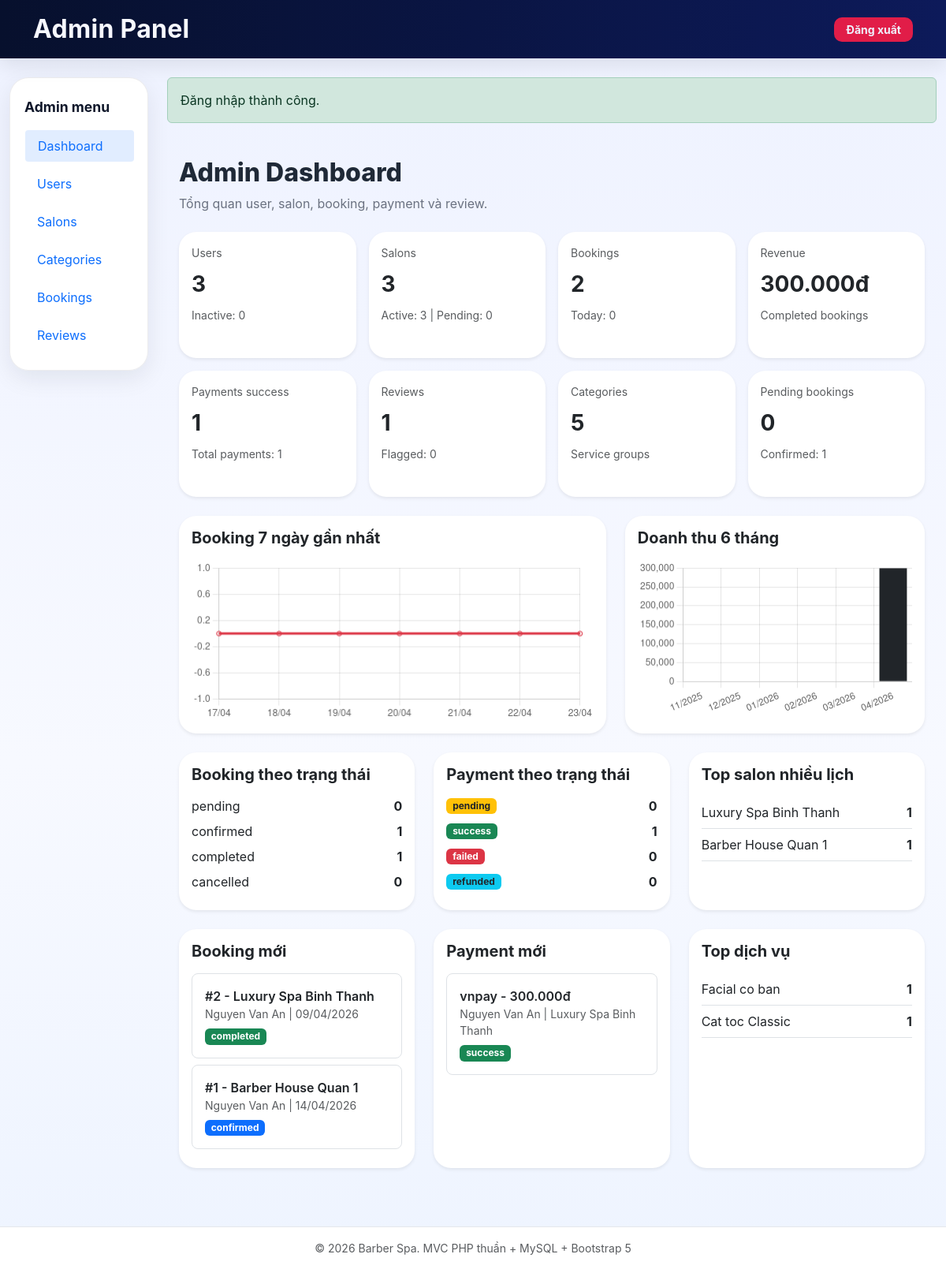
The page /admin/dashboard (signed in) on the database its author committed.
### tables this page shows
CREATE TABLE reviews (
    id INT UNSIGNED AUTO_INCREMENT PRIMARY KEY,
    booking_id INT UNSIGNED NOT NULL,
    user_id INT UNSIGNED NOT NULL,
    salon_id INT UNSIGNED NOT NULL,
    staff_id INT UNSIGNED NOT NULL,
    rating TINYINT NOT NULL,
    content TEXT NOT NULL,
    images LONGTEXT NULL,
    status ENUM('published', 'flagged', 'removed') NOT NULL DEFAULT 'published',
    owner_reply TEXT NULL,
    owner_replied_at DATETIME NULL,
    report_count INT NOT NULL DEFAULT 0,
    created_at TIMESTAMP NULL DEFAULT CURRENT_TIMESTAMP,
    updated_at TIMESTAMP NULL DEFAULT CURRENT_TIMESTAMP ON UPDATE CURRENT_TIMESTAMP,

    CONSTRAINT fk_reviews_booking
        FOREIGN KEY (booking_id) REFERENCES bookings(id)
        ON DELETE CASCADE,

    CONSTRAINT fk_reviews_user
        FOREIGN KEY (user_id) REFERENCES users(id)
        ON DELETE CASCADE,

    CONSTRAINT fk_reviews_salon
        FOREIGN KEY (salon_id) REFERENCES salons(id)
        ON DELETE CASCADE,

    CONSTRAINT fk_reviews_staff
        FOREIGN KEY (staff_id) REFERENCES staff(id)
        ON DELETE CASCADE,

    UNIQUE KEY uq_reviews_booking (booking_id),
    INDEX idx_reviews_user (user_id),
    INDEX idx_reviews_salon (salon_id),
    INDEX idx_reviews_staff (staff_id),
    INDEX idx_reviews_status (status),
    INDEX idx_reviews_rating (rating),
    INDEX idx_reviews_report_count (report_count)
);

CREATE TABLE salons (
    id INT UNSIGNED AUTO_INCREMENT PRIMARY KEY,
    owner_id INT UNSIGNED NOT NULL,
    name VARCHAR(200) NOT NULL,
    address VARCHAR(255) NOT NULL,
    district VARCHAR(100) NOT NULL,
    city VARCHAR(100) NOT NULL,
    phone VARCHAR(20) NOT NULL,
    description TEXT NULL,
    search_keywords TEXT NULL,
    open_time TIME NOT NULL DEFAULT '08:00:00',
    close_time TIME NOT NULL DEFAULT '20:00:00',
    working_days VARCHAR(100) NOT NULL DEFAULT '1,2,3,4,5,6',
    avg_rating DECIMAL(3,2) NOT NULL DEFAULT 0.00,
    total_reviews INT NOT NULL DEFAULT 0,
    total_bookings INT NOT NULL DEFAULT 0,
    status ENUM('pending', 'active', 'hidden', 'rejected', 'deleted') NOT NULL DEFAULT 'pending',
    reject_reason TEXT NULL,
    latitude DECIMAL(10,7) NULL,
    longitude DECIMAL(10,7) NULL,
    created_at TIMESTAMP NULL DEFAULT CURRENT_TIMESTAMP,
    updated_at TIMESTAMP NULL DEFAULT CURRENT_TIMESTAMP ON UPDATE CURRENT_TIMESTAMP,

    CONSTRAINT fk_salons_owner
        FOREIGN KEY (owner_id) REFERENCES users(id)
        ON DELETE CASCADE,

    INDEX idx_salons_owner (owner_id),
    INDEX idx_salons_status (status),
    INDEX idx_salons_city (city),
    INDEX idx_salons_district (district),
    INDEX idx_salons_rating (avg_rating),
    INDEX idx_salons_bookings (total_bookings),
    FULLTEXT KEY ft_salons_search (name, description, search_keywords)
);

CREATE TABLE bookings (
    id INT UNSIGNED AUTO_INCREMENT PRIMARY KEY,
    user_id INT UNSIGNED NOT NULL,
    salon_id INT UNSIGNED NOT NULL,
    staff_id INT UNSIGNED NOT NULL,
    services LONGTEXT NOT NULL,
    booking_date DATE NOT NULL,
    start_time TIME NOT NULL,
    end_time TIME NOT NULL,
    total_price DECIMAL(12,2) NOT NULL DEFAULT 0.00,
    status ENUM('pending', 'confirmed', 'completed', 'cancelled') NOT NULL DEFAULT 'pending',
    payment_method ENUM('online', 'at_counter') NOT NULL DEFAULT 'at_counter',
    payment_status ENUM('paid', 'unpaid') NOT NULL DEFAULT 'unpaid',
    notes TEXT NULL,
    cancel_reason TEXT NULL,
    slot_held_until DATETIME NULL,
    created_at TIMESTAMP NULL DEFAULT CURRENT_TIMESTAMP,
    updated_at TIMESTAMP NULL DEFAULT CURRENT_TIMESTAMP ON UPDATE CURRENT_TIMESTAMP,

    CONSTRAINT fk_bookings_user
        FOREIGN KEY (user_id) REFERENCES users(id)
        ON DELETE CASCADE,

    CONSTRAINT fk_bookings_salon
        FOREIGN KEY (salon_id) REFERENCES salons(id)
        ON DELETE CASCADE,

    CONSTRAINT fk_bookings_staff
        FOREIGN KEY (staff_id) REFERENCES staff(id)
        ON DELETE CASCADE,

    INDEX idx_bookings_user (user_id),
    INDEX idx_bookings_salon (salon_id),
    INDEX idx_bookings_staff (staff_id),
    INDEX idx_bookings_date (booking_date),
    INDEX idx_bookings_status (status),
    INDEX idx_bookings_payment_status (payment_status),
    INDEX idx_bookings_slot (staff_id, booking_date, start_time, end_time)
);

CREATE TABLE users (
    id INT UNSIGNED AUTO_INCREMENT PRIMARY KEY,
    name VARCHAR(150) NOT NULL,
    email VARCHAR(150) NOT NULL UNIQUE,
    password VARCHAR(255) NOT NULL,
    role ENUM('admin', 'owner', 'customer') NOT NULL DEFAULT 'customer',
    is_active TINYINT(1) NOT NULL DEFAULT 1,
    ban_reason TEXT NULL,
    login_attempts INT NOT NULL DEFAULT 0,
    locked_until DATETIME NULL,
    last_login_at DATETIME NULL,
    login_ip VARCHAR(45) NULL,
    email_verified_at DATETIME NULL,
    email_token VARCHAR(255) NULL,
    reset_token VARCHAR(255) NULL,
    reset_token_expires DATETIME NULL,
    phone VARCHAR(20) NULL,
    address VARCHAR(255) NULL,
    city VARCHAR(100) NULL,
    district VARCHAR(100) NULL,
    avatar VARCHAR(255) NULL,
    remember_token VARCHAR(255) NULL,
    created_at TIMESTAMP NULL DEFAULT CURRENT_TIMESTAMP,
    updated_at TIMESTAMP NULL DEFAULT CURRENT_TIMESTAMP ON UPDATE CURRENT_TIMESTAMP,

    INDEX idx_users_role (role),
    INDEX idx_users_active (is_active),
    INDEX idx_users_locked_until (locked_until),
    INDEX idx_users_email_token (email_token),
    INDEX idx_users_reset_token (reset_token)
);

CREATE TABLE payments (
    id INT UNSIGNED AUTO_INCREMENT PRIMARY KEY,
    booking_id INT UNSIGNED NOT NULL,
    user_id INT UNSIGNED NOT NULL,
    gateway ENUM('vnpay', 'cash') NOT NULL,
    transaction_id VARCHAR(255) NOT NULL,
    amount DECIMAL(12,2) NOT NULL,
    currency VARCHAR(10) NOT NULL DEFAULT 'VND',
    status ENUM('pending', 'success', 'failed', 'refunded') NOT NULL DEFAULT 'pending',
    gateway_response LONGTEXT NULL,
    paid_at DATETIME NULL,
    created_at TIMESTAMP NULL DEFAULT CURRENT_TIMESTAMP,

    CONSTRAINT fk_payments_booking
        FOREIGN KEY (booking_id) REFERENCES bookings(id)
        ON DELETE CASCADE,

    CONSTRAINT fk_payments_user
        FOREIGN KEY (user_id) REFERENCES users(id)
        ON DELETE CASCADE,

    UNIQUE KEY uq_payments_transaction_id (transaction_id),
    INDEX idx_payments_booking (booking_id),
    INDEX idx_payments_user (user_id),
    INDEX idx_payments_gateway (gateway),
    INDEX idx_payments_status (status)
);

### views/admin/dashboard/index.php (the view, shortened to what the rows shown need)
<?php
function adminDashBookingStatusBadgeClass(string $status): string
{
    return match ($status) {
        'pending' => 'bg-warning text-dark',
        'confirmed' => 'bg-primary',
        'completed' => 'bg-success',
        'cancelled' => 'bg-danger',
        default => 'bg-secondary',
    };
}
function adminDashPaymentStatusBadgeClass(string $status): string
{
    return match ($status) {
        'success' => 'bg-success',
        'pending' => 'bg-warning text-dark',
        'failed' => 'bg-danger',
        'refunded' => 'bg-info text-dark',
        default => 'bg-secondary',
    };
}
?>
<div class="admin-page admin-dashboard container-fluid">
    <div class="admin-page-header mb-4">
        <div>
            <h2 class="page-section-title">Admin Dashboard</h2>
            <div class="page-section-subtitle">Tổng quan user, salon, booking, payment và review.</div>
        </div>
    </div>
    <div class="row g-3 mb-4">
        <?php
        $cards = [
            ['label' => 'Users', 'value' => $totalUsers, 'meta' => 'Inactive: ' . $inactiveUsers],
            ['label' => 'Salons', 'value' => $totalSalons, 'meta' => 'Active: ' . $activeSalons . ' | Pending: ' . $pendingSalons],
            ['label' => 'Bookings', 'value' => $totalBookings, 'meta' => 'Today: ' . $todayBookings],
            ['label' => 'Revenue', 'value' => formatMoney((float) $totalRevenue), 'meta' => 'Completed bookings'],
            ['label' => 'Payments success', 'value' => $successfulPayments, 'meta' => 'Total payments: ' . $totalPayments],
            ['label' => 'Reviews', 'value' => $totalReviews, 'meta' => 'Flagged: ' . $flaggedReviews],
            ['label' => 'Categories', 'value' => $totalCategories, 'meta' => 'Service groups'],
            ['label' => 'Pending bookings', 'value' => $pendingBookings, 'meta' => 'Confirmed: ' . $confirmedBookings],
        ];
        ?>
        <?php foreach ($cards as $card): ?>
            <div class="col-md-6 col-xl-3">
                <div class="card h-100 shadow-sm border-0">
                    <div class="card-body">
                        <div class="text-muted small mb-2"><?= e($card['label']) ?></div>
                        <div class="fs-3 fw-bold"><?= e((string) $card['value']) ?></div>
                        <div class="small text-muted mt-2"><?= e($card['meta']) ?></div>
                    </div>
                </div>
            </div>
        <?php endforeach; ?>
    </div>
    <div class="row g-4 mb-4">
        <div class="col-xl-7">
            <div class="card h-100 shadow-sm border-0">
                <div class="card-body">
                    <h5 class="fw-bold mb-3">Booking 7 ngày gần nhất</h5>
                    <canvas id="bookingChart" height="120"></canvas>
                </div>
            </div>
        </div>
        <div class="col-xl-5">
            <div class="card h-100 shadow-sm border-0">
                <div class="card-body">
                    <h5 class="fw-bold mb-3">Doanh thu 6 tháng</h5>
                    <canvas id="revenueChart" height="170"></canvas>
                </div>
            </div>
        </div>
    </div>
    <div class="row g-4 mb-4">
        <div class="col-lg-4">
            <div class="card h-100 shadow-sm border-0">
                <div class="card-body">
                    <h5 class="fw-bold mb-3">Booking theo trạng thái</h5>
                    <div class="d-flex flex-column gap-2">
                        <div class="d-flex justify-content-between"><span>pending</span><strong><?= e((string) $pendingBookings) ?></strong></div>
                        <div class="d-flex justify-content-between"><span>confirmed</span><strong><?= e((string) $confirmedBookings) ?></strong></div>
                        <div class="d-flex justify-content-between"><span>completed</span><strong><?= e((string) $completedBookings) ?></strong></div>
                        <div class="d-flex justify-content-between"><span>cancelled</span><strong><?= e((string) $cancelledBookings) ?></strong></div>
                    </div>
                </div>
            </div>
        </div>
        <div class="col-lg-4">
            <div class="card h-100 shadow-sm border-0">
                <div class="card-body">
                    <h5 class="fw-bold mb-3">Payment theo trạng thái</h5>
                    <?php foreach ($paymentStatusCounts as $status => $count): ?>
                        <div class="d-flex justify-content-between align-items-center mb-2">
                            <span class="badge <?= adminDashPaymentStatusBadgeClass((string) $status) ?>"><?= e((string) $status) ?></span>
                            <strong><?= e((string) $count) ?></strong>
                        </div>
                    <?php endforeach; ?>
                </div>
            </div>
        </div>
        <div class="col-lg-4">
            <div class="card h-100 shadow-sm border-0">
                <div class="card-body">
                    <h5 class="fw-bold mb-3">Top salon nhiều lịch</h5>
                    <?php if (empty($topSalons)): ?>
                        <div class="text-muted">Chưa có dữ liệu.</div>
                    <?php else: ?>
                        <?php foreach ($topSalons as $salon): ?>
                            <div class="d-flex justify-content-between border-bottom py-2">
                                <span><?= e($salon['name']) ?></span>
                                <strong><?= e((string) $salon['total_bookings']) ?></strong>
                            </div>
                        <?php endforeach; ?>
                    <?php endif; ?>
                </div>
            </div>
        </div>
    </div>
    <div class="row g-4">
        <div class="col-xl-4">
            <div class="card h-100 shadow-sm border-0">
                <div class="card-body">
                    <h5 class="fw-bold mb-3">Booking mới</h5>
                    <?php foreach ($recentBookings as $booking): ?>
                        <div class="border rounded-3 p-3 mb-2">
                            <div class="fw-semibold">#<?= e((string) $booking['id']) ?> - <?= e($booking['salon_name']) ?></div>
                            <div class="small text-muted"><?= e($booking['customer_name']) ?> | <?= e(formatDate($booking['booking_date'])) ?></div>
                            <span class="badge <?= adminDashBookingStatusBadgeClass((string) $booking['status']) ?> mt-2"><?= e($booking['status']) ?></span>
                        </div>
                    <?php endforeach; ?>
                </div>
            </div>
        </div>
        <div class="col-xl-4">
            <div class="card h-100 shadow-sm border-0">
                <div class="card-body">
                    <h5 class="fw-bold mb-3">Payment mới</h5>
                    <?php foreach ($recentPayments as $payment): ?>
                        <div class="border rounded-3 p-3 mb-2">
                            <div class="fw-semibold"><?= e($payment['gateway']) ?> - <?= e(formatMoney((float) $payment['amount'])) ?></div>
                            <div class="small text-muted"><?= e((string) ($payment['customer_name'] ?? '')) ?> | <?= e((string) ($payment['salon_name'] ?? '')) ?></div>
                            <span class="badge <?= adminDashPaymentStatusBadgeClass((string) $payment['status']) ?> mt-2"><?= e($payment['status']) ?></span>
                        </div>
                    <?php endforeach; ?>
                </div>
            </div>
        </div>
        <div class="col-xl-4">
            <div class="card h-100 shadow-sm border-0">
                <div class="card-body">
                    <h5 class="fw-bold mb-3">Top dịch vụ</h5>
                    <?php if (empty($topServices)): ?>
                        <div class="text-muted">Chưa có dữ liệu.</div>
                    <?php else: ?>
                        <?php foreach ($topServices as $service): ?>
                            <div class="d-flex justify-content-between border-bottom py-2">
                                <span><?= e($service['name']) ?></span>
                                <strong><?= e((string) $service['total']) ?></strong>
                            </div>
                        <?php endforeach; ?>
                    <?php endif; ?>
                </div>
            </div>
        </div>
    </div>
</div>
<script>
const bookingChartData = <?= json_encode($bookingChart, JSON_UNESCAPED_UNICODE) ?>;
const revenueChartData = <?= json_encode($revenueChart, JSON_UNESCAPED_UNICODE) ?>;
new Chart(document.getElementById('bookingChart'), {
    type: 'line',
    data: {
        labels: bookingChartData.map(item => item.label),
        datasets: [{
            label: 'Bookings',
            data: bookingChartData.map(item => item.total),
            borderColor: '#dc3545',
            backgroundColor: 'rgba(220, 53, 69, 0.12)',
            tension: 0.35,
            fill: true
        }]
    },
    options: { responsive: true, plugins: { legend: { display: false } } }
});
new Chart(document.getElementById('revenueChart'), {
    type: 'bar',
    data: {
        labels: revenueChartData.map(item => item.label),
        datasets: [{
            label: 'Revenue',
            data: revenueChartData.map(item => item.revenue),
            backgroundColor: '#212529'
        }]
    },
    options: { responsive: true, plugins: { legend: { display: false } } }
});
</script>

### index.php (shortened to what the rows shown need)
<?php
require_once __DIR__ . '/core/Database.php';
require_once __DIR__ . '/core/helpers.php';
$path = trim($_GET['path'] ?? '', '/');
foreach ($routes as $pattern => $handler) {
    $regex = '#^' . $pattern . '$#';
    if (preg_match($regex, $path, $matches)) {
        $params = array_slice($matches, 1);
        [$file, $method] = explode('@', $handler);
        $controller = new $className();
        call_user_func_array([$controller, $method], $params);
        break;
    }
}

### rows shown on the page
reviews: report_count "0", id "1"
salons: name "Luxury Spa Binh Thanh", total_bookings "1"
salons: name "Barber House Quan 1", total_bookings "1"
bookings: id "2", salon.name "Luxury Spa Binh Thanh", user.name "Nguyen Van An", booking_date "09/04/2026", status "completed"
bookings: id "1", salon.name "Barber House Quan 1", user.name "Nguyen Van An", booking_date "14/04/2026", status "confirmed"
payments: gateway "vnpay", amount "300.000đ", user.name "Nguyen Van An", salons.name "Luxury Spa Binh Thanh", status "success"

### other values the page prints
renderBrandBySection($navSection) "Admin Panel"
$label "Dashboard"
$label "Users"
$label "Salons"
$label "Categories"
$label "Bookings"
$label "Reviews"
getFlash($key) "Đăng nhập thành công."
$card['label'] "Users"
$card['value'] "3"
$card['meta'] "Inactive: 0"
$card['label'] "Salons"
$card['meta'] "Active: 3 | Pending: 0"
$card['label'] "Bookings"
$card['value'] "2"
